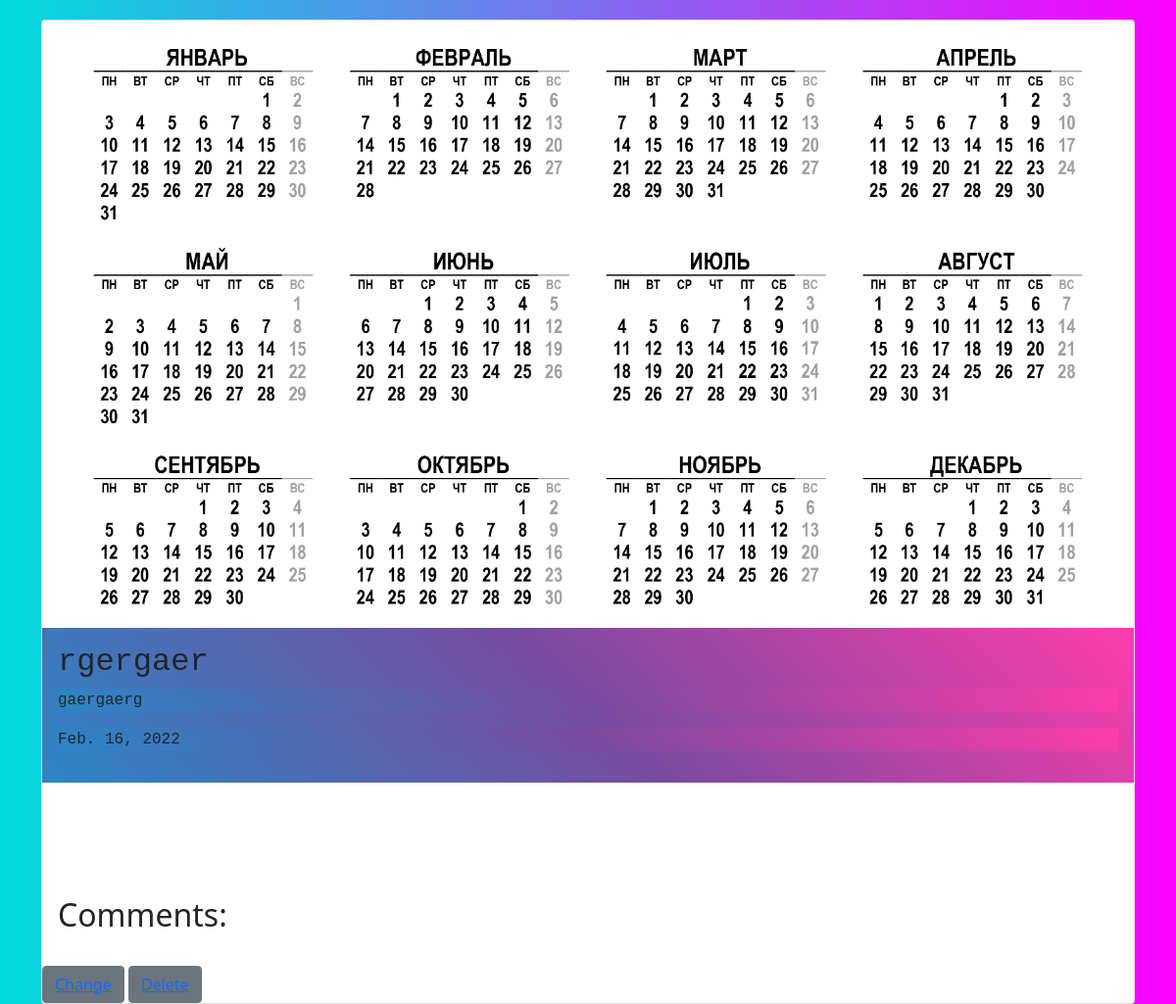
Page /books/3/ on the committed database.
### book/models.py (models this page shows, shortened)
class Books(models.Model):
    GENRE_CHOICE = (
        ("Romantic", "Romantic"),
        ("Drama", "Drama"),
        ("Historical", "Historical"),
        ("Comedy", "Comedy"),
        ("Horror", "Horror"),
    )
    title = models.CharField(max_length=100)
    description = models.TextField()
    image = models.ImageField(upload_to='')
    genre = models.CharField(max_length=60, choices=GENRE_CHOICE)
    created_date = models.DateField(auto_now_add=True)
    updated_date = models.DateField(auto_now=True)
    author = models.CharField(max_length=50)

### book/views.py (the view)
# urls.py: path('books/<int:id>/', views.get_books_detail, name="books_detail"),
def get_books_detail(request, id):
    book = get_object_or_404(models.Books, id=id)
    comment_id = models.BookComments.objects.filter(books_id=id)
    return render(request, "books_detail.html", {"book": book, 'comment': comment_id})

### templates/books_detail.html (shortened to what this page needs)
    <!DOCTYPE html>
    {% load static %}
    <html lang="en">
    <head>
        <link rel="stylesheet" type="text/css" href="{% static 'ccs/bootstrap.css/' %}"/>
    </head>
    <body>
    <div class="container book__detail__container">
        <div class="card">
            <img src="{{ book.image.url }}" class="card-img-top book__detail__image" alt="...">
            <div class="card-body body__detail">
                <h2 class="card-title">{{ book.title }}</h2>
                <p class="card-text body__text">{{ book.description }}</p>
                <p class="card-text body__text">{{ book.created_date }}</p>
            </div>
            <div class="card-body">
                <h2>Comments:</h2>
            </div>
            <div>
                <button type="button" class="btn btn-secondary"><a href="/books/{{ book.id }}/update/">Change</a></button>
                <button type="button" class="btn btn-secondary"><a href="/books/{{ book.id }}/delete/">Delete</a></button>
            </div>
        </div>
    </div>
    </body>
    </html>

### templates/books_detail.html (style rules this page uses)
.book__detail__image { height: 600px; object-fit: cover; }
body { background-color: #00DBDE; background-image: linear-gradient(90deg, #00DBDE 0%, #FC00FF 100%); }
.body__detail { font-family: "Bitstream Vera Sans Mono", Monaco, "Courier New", Courier, monospace; margin-bottom: 100px; margin-top: 20px; background-color: #FF3CAC; background-image: linear-gradient(225deg, #FF3CAC 0%, #784BA0 50%, #2B86C5 100%); }
.book__detail__container { margin-top: 20px; }
.body__text { background-color: #FF3CAC; background-image: linear-gradient(225deg, #FF3CAC 0%, #784BA0 50%, #2B86C5 100%); }

### rows in the picture
Books: image (picture), title "rgergaer", description "gaergaerg", created_date "Feb. 16, 2022"
